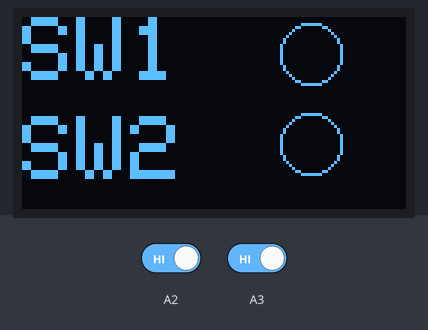
The program below on a simulated Arduino Uno, built with avr-gcc and run on an emulated ATmega328P. Parts: 128×64 one-colour display. The inputs (shaded band) are chosen by the test bench; at power-on: A2 HIGH, A3 HIGH. What the program prints to the serial monitor is not drawn.

Above: at 1.2 s.
1.3 s: A2 driven LOW
At 2.6 s:
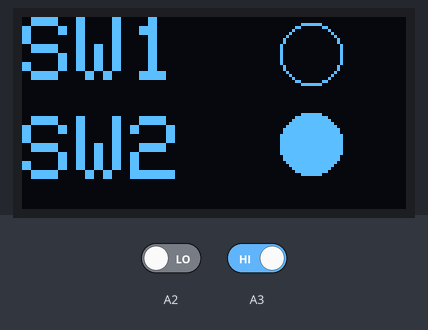
2.9 s: A2 driven HIGH
At 3.8 s:
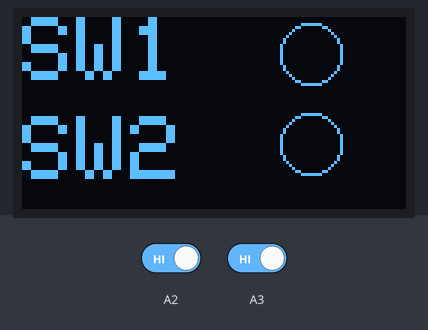
4.5 s: A3 driven LOW
At 5.1 s:
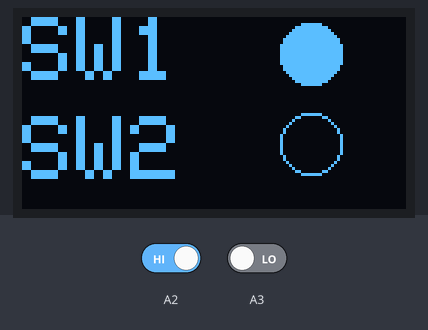
6.1 s: A3 driven HIGH
At 7.2 s:
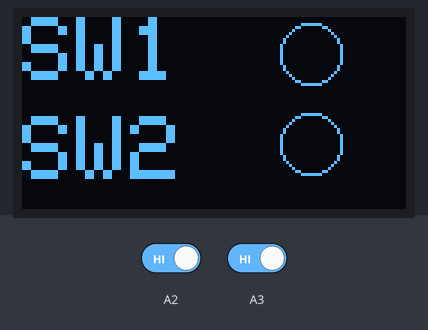
Timing chart, 0 to 8.7 s (numbered marks = the images above; inputs shaded):
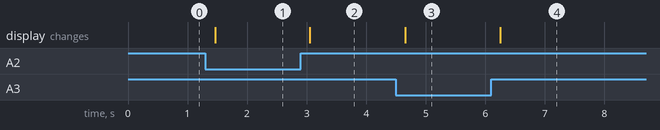

Measured:
- after the input at 1.3 s, the display: changes after 0.16 s (image 1)
- after the input at 2.9 s, the display: changes after 0.15 s (image 2)
- after the input at 4.5 s, the display: changes after 0.16 s (image 3)
- after the input at 6.1 s, the display: changes after 0.15 s (image 4)

The program:

main.cpp
```cpp
#include <SPI.h>
#include <Wire.h>
#include <Adafruit_GFX.h>
#include <Adafruit_SSD1306.h>
#define SCREEN_WIDTH 128 // OLED display width, in pixels #define SCREEN_HEIGHT 64 // OLED display height, in pixels
#define SCREEN_HEIGHT 64

// Declaration for an SSD1306 display connected to I2C (SDA, SCL pins)
#define OLED_RESET -1 // Reset pin # (or -1 if sharing Arduino reset pin)

Adafruit_SSD1306 display(SCREEN_WIDTH, SCREEN_HEIGHT, &Wire, OLED_RESET);

void begin(){
  display.clearDisplay();
  display.setTextSize(3);
  display.setTextColor(WHITE);
  display.setCursor(0,0);
  display.println("SW1");
  display.drawCircle(96,12,10,WHITE);
  display.setTextSize(3);
  display.setTextColor(WHITE);
  display.setCursor(0,33);
  display.println("SW2");
  display.drawCircle(96,42,10,WHITE);
  display.display();
}

void fillsw1(){
    display.fillCircle(96,12,10,WHITE);
    display.display();
}

void fillsw2(){
    display.fillCircle(96,42,10,WHITE);
    display.display();
}

void setup() {
  Serial.begin(9600);
  pinMode(A3,INPUT);
  pinMode(A2,INPUT);
  display.begin(SSD1306_SWITCHCAPVCC, 0x3c); //initialize I2C addr 0x3c display.clearDisplay(); // clears the screen and buffer display.drawPixel(127, 63, WHITE);
  display.clearDisplay();
  // display.drawLine(0, 63, 127, 21, WHITE);
  // display.drawCircle(110, 50,s 12, WHITE);
  // display.fillCircle(45, 50, 8, WHITE);
  // display.drawTriangle(70, 60, 90, 60, 80, 46, WHITE);
  // display.setTextSize(1); display.setTextColor(WHITE);
  // display.setCursor(0,0);
  // display.println("Welcome");
  // display.setTextSize(2);
  // display.println("KRAI");
  // display.setTextColor(BLACK, WHITE);
  // display.setTextSize(1);
  // display.println("www.krai.io");
  // display.setTextColor(WHITE, BLACK);
  begin();
}

void loop() {
  int sw1 = digitalRead(A3);
  int sw2 = digitalRead(A2);
  bool state1 = false;
  bool state2 = false;
  if (sw1 == LOW && state1 == false) {
    Serial.println("sw1");
    fillsw1();
    state1 = true;
  }
  if (sw2 == LOW &&  state2 == false){
    Serial.println("sw2");
    fillsw2();
    state1 = true;
  }
  if (state1 == false && state2 == false){
    begin();
  }
  delay(200);
}
```
